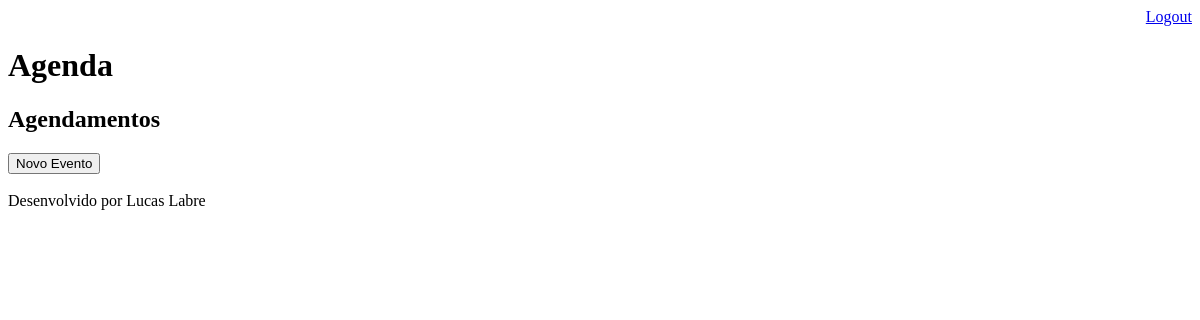
Before: /agenda/ (signed in) with the older database file.
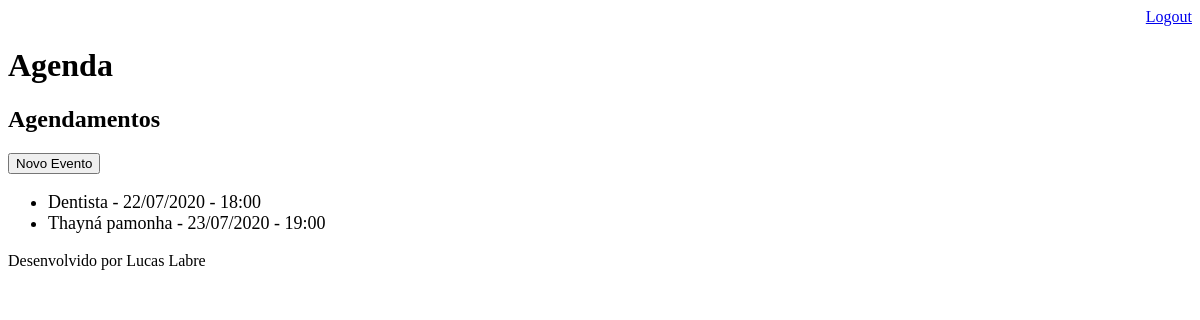
After: the same page with the newer database file.
### core/models.py (models this page shows, shortened)
class Evento(models.Model):
	titulo = models.CharField(max_length=100)
	descricao = models.TextField(blank=True, null=True)
	data_evento = models.DateTimeField(verbose_name='Data do Evento')
	data_criacao = models.DateTimeField(auto_now=True)
	usuario = models.ForeignKey(User, on_delete=models.CASCADE)
	class Meta:
		db_table = 'evento'
	def get_data_evento(self):
		return self.data_evento.strftime('%d/%m/%Y - %H:%M')

### core/views.py (the view)
# urls.py: path('agenda/', views.lista_eventos),
@login_required(login_url='/login/')
def lista_eventos(request):
   usuario = request.user
   eventos = Evento.objects.filter(usuario=usuario)
   dados = {'eventos': eventos}
   return render(request, 'agenda.html', dados)

### templates/agenda.html
{% extends "model-page.html" %}
{% block content %}
    <h2>Agendamentos</h2>
    <a href="evento/">
        <button type="button">Novo Evento</button>
    </a>
    <ul style="font-size: 18px">
        {% for evento in eventos %}
            <li>{{ evento.titulo }} - {{ evento.get_data_evento }}</li>
        {% endfor %}
    </ul>
{% endblock %}

Changed rows visible on the page:
added Evento: titulo "Dentista", get_data_evento "22/07/2020 - 18:00"
added Evento: titulo "Thayná pamonha", get_data_evento "23/07/2020 - 19:00"
